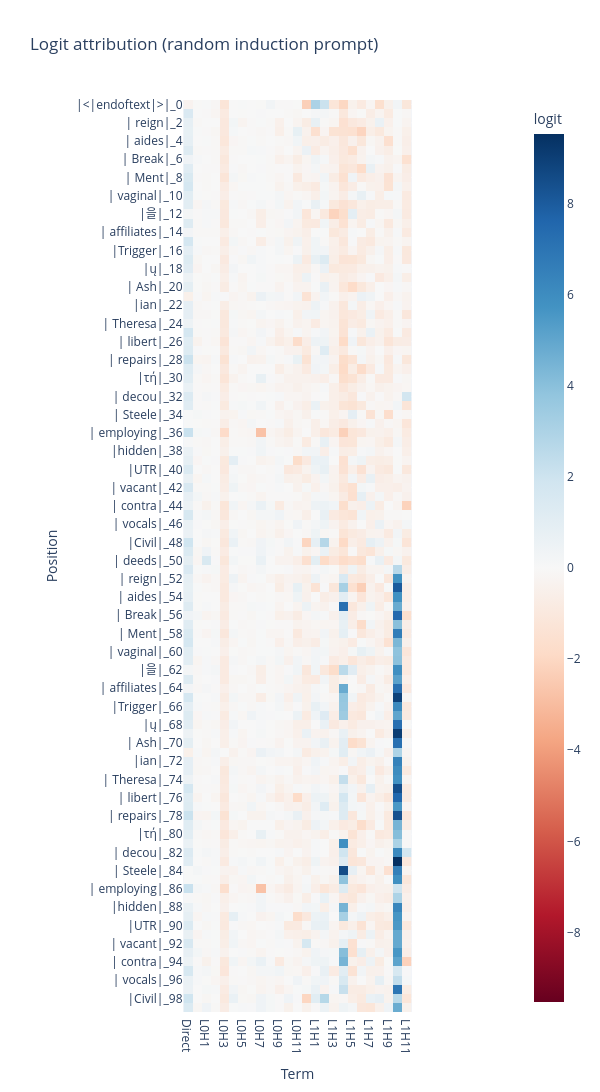

Notebook cell for this chart:
### Markdown cell above
### Exercise - interpret logit attribution for the induction heads

> ```yaml
> Difficulty: 🔴🔴🔴⚪⚪
> Importance: 🔵🔵🔵🔵⚪
> 
> You shouldn't spend more than 10-15 minutes on this exercise.
> ```

*This exercise just involves calling `logit_attribution` and `plot_logit_attribution` with appropriate arguments - the important part is interpreting the results. Please do look at the solutions if you're stuck on the code; this part isn't important.*

Perform logit attribution for your attention-only model `model`, on the `rep_cache`. What do you expect to see?

<!-- Remember, you'll need to split the sequence in two, with one overlapping token (since predicting the next token involves removing the final token with no label) - your `logit_attr` should both have shape `[seq_len, 2*n_heads + 1]` (ie `[50, 25]` here). -->
<!-- 
<details>
<summary>Note - the first plot will be pretty meaningless. Can you see why?</summary>

Because the first plot shows the logit attribution for the first half of the sequence, i.e. the first occurrence of each of the tokens. Since there is no structure to this sequence (it is purely random), there is no reason to expect the heads to be doing meaningful computation. The structure lies in the second half of the sequence, when the tokens are repeated, and the heads with high logit attributions will be the ones that can perform induction.
</details> -->

### Code cell
# YOUR CODE HERE - plot logit attribution for the induction sequence (i.e. using `rep_tokens` and
# `rep_cache`), and interpret the results.

embed = rep_cache["embed"]
l1_results = rep_cache["result", 0]
l2_results = rep_cache["result", 1]
logit_attr = logit_attribution(embed, l1_results, l2_results, model.W_U, rep_tokens.squeeze())
plot_logit_attribution(model, logit_attr, rep_tokens.squeeze(), title="Logit attribution (random induction prompt)")

### Figure 1 — Plotly figure (JSON) as saved in the notebook; plotly's stock layout.template omitted (floating-point values rounded to 4 significant figures; data arrays with more than 128 entries replaced by an {"elided": "..."} marker saying what was removed)
{"data": [{"coloraxis": "coloraxis", "hovertemplate": "Term: %{x}<br>Position: %{y}<br>logit: %{z}<extra></extra>", "name": "0", "type": "heatmap", "x": ["Direct", "L0H0", "L0H1", "L0H2", "L0H3", "L0H4", "L0H5", "L0H6", "L0H7", "L0H8", "L0H9", "L0H10", "L0H11", "L1H0", "L1H1", "L1H2", "L1H3", "L1H4", "L1H5", "L1H6", "L1H7", "L1H8", "L1H9", "L1H10", "L1H11"], "xaxis": "x", "y": ["|<|endoftext|>|_0", "|anguage|_1", "| reign|_2", "|ای|_3", "| aides|_4", "| freight|_5", "| Break|_6", "| compete|_7", "| Ment|_8", "|··|_9", "| vaginal|_10", "| burn|_11", "|을|_12", "|Connell|_13", "| affiliates|_14", "|Back|_15", "|Trigger|_16", "| blade|_17", "|ų|_18", "| emotion|_19", "| Ash|_20", "| rupture|_21", "|ian|_22", "| pickup|_23", "| Theresa|_24", "| creepy|_25", "| libert|_26", "|uclidean|_27", "| repairs|_28", "|ylvan|_29", "|τή|_30", "| playwright|_31", "| decou|_32", "| deliver|_33", "| Steele|_34", "|70|_35", "| employing|_36", "|idopsis|_37", "|hidden|_38", "| Ren|_39", "|UTR|_40", "| morale|_41", "| vacant|_42", "| _(|_43", "| contra|_44", "|ィ|_45", "| vocals|_46", "| reduces|_47", "|Civil|_48", "|ussion|_49", "| deeds|_50", "|anguage|_51", "| reign|_52", "|ای|_53", "| aides|_54", "| freight|_55", "| Break|_56", "| compete|_57", "| Ment|_58", "|··|_59", "| vaginal|_60", "| burn|_61", "|을|_62", "|Connell|_63", "| affiliates|_64", "|Back|_65", "|Trigger|_66", "| blade|_67", "|ų|_68", "| emotion|_69", "| Ash|_70", "| rupture|_71", "|ian|_72", "| pickup|_73", "| Theresa|_74", "| creepy|_75", "| libert|_76", "|uclidean|_77", "| repairs|_78", "|ylvan|_79", "|τή|_80", "| playwright|_81", "| decou|_82", "| deliver|_83", "| Steele|_84", "|70|_85", "| employing|_86", "|idopsis|_87", "|hidden|_88", "| Ren|_89", "|UTR|_90", "| morale|_91", "| vacant|_92", "| _(|_93", "| contra|_94", "|ィ|_95", "| vocals|_96", "| reduces|_97", "|Civil|_98", "|ussion|_99"], "yaxis": "y", "z": {"elided": "100x25 float values"}}], "layout": {"coloraxis": {"cmid": 0, "colorbar": {"title": {"text": "logit"}}, "colorscale": [[0, "rgb(103,0,31)"], [0.1, "rgb(178,24,43)"], [0.2, "rgb(214,96,77)"], [0.3, "rgb(244,165,130)"], [0.4, "rgb(253,219,199)"], [0.5, "rgb(247,247,247)"], [0.6, "rgb(209,229,240)"], [0.7, "rgb(146,197,222)"], [0.8, "rgb(67,147,195)"], [0.9, "rgb(33,102,172)"], [1, "rgb(5,48,97)"]]}, "height": 1630, "title": {"text": "Logit attribution (random induction prompt)"}, "width": 600, "xaxis": {"anchor": "y", "constrain": "domain", "domain": [0, 1], "scaleanchor": "y", "title": {"text": "Term"}}, "yaxis": {"anchor": "x", "autorange": "reversed", "constrain": "domain", "domain": [0, 1], "title": {"text": "Position"}}}}
